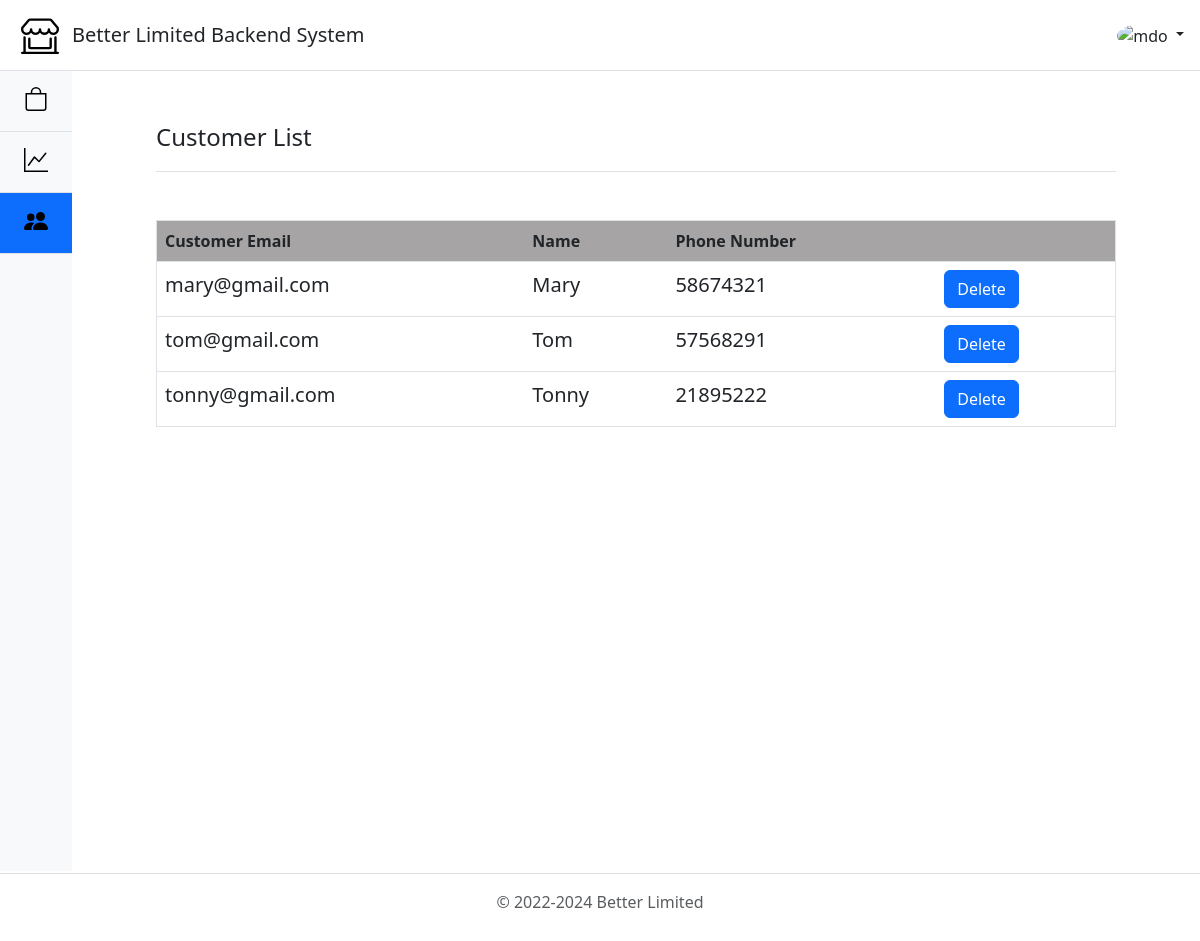
Screenshot of /manager/Customer.php (signed in) with the database file from the repository.
### tables this page shows
CREATE TABLE `Customer` (
  `customerEmail` varchar(50) NOT NULL,
  `customerName` varchar(100) NOT NULL,
  `phoneNumber` varchar(255) DEFAULT NULL
);

### manager/Customer.php (the view, shortened to what this page needs)
<!doctype html>
<html lang="en">
  <head>
  </head>
  <link href="../css/style.css" rel="stylesheet">
  <link href="../css/bootstrap-main.css" rel="stylesheet">
<body>
  <?php include_once '../include/bootstrapImage.php';
        include_once 'include/ManagerHeader.php';
  ?>
  <main class="d-flex flex-nowrap">
      <div class="d-flex flex-column flex-shrink-0 bg-light" style="width: 4.5rem;">
        <ul class="nav nav-pills nav-flush flex-column mb-auto text-center">
          <li class="nav-item">
            <a href="ProductItem.php" class="nav-link py-3 border-bottom rounded-0" aria-current="page" title="Product Item" data-bs-toggle="tooltip" data-bs-placement="right">
              <svg class="bi pe-none" width="24" height="24" role="img" aria-label="Item"><use xlink:href="#Item"/></svg>
            </a>
          </li>
          <li>
            <a href="MonthlyReport.php" class="nav-link py-3 border-bottom rounded-0" title="Monthly Report" data-bs-toggle="tooltip" data-bs-placement="right">
              <svg class="bi pe-none" width="24" height="24" role="img" aria-label="Chart"><use xlink:href="#Chart"/></svg>
            </a>
          </li>
          <li>
            <a href="Customer.php" class="nav-link active py-3 border-bottom rounded-0" title="Customer" data-bs-toggle="tooltip" data-bs-placement="right">
              <svg class="bi pe-none" width="24" height="24" role="img" aria-label="Customer"><use xlink:href="#Customer"/></svg>
            </a>
          </li>
        </ul>
      </div>
    <div class="MainContent col-lg-8 py-md-5 mx-auto" style="width:80%" >
      <div class="d-flex align-items-center pb-3 mb-5 border-bottom">
        <a h\class="d-flex align-items-center text-dark text-decoration-none">
          <span class="fs-4">Customer List</span>
        </a>
      </div>
      <table class="table">
        <thead>
          <tr>
            <th>Customer Email</th>
            <th>Name</th>
            <th>Phone Number</th>
            <th> </th>
          </tr>
        </thead>
        <tbody>
          <?php
            require_once("../conn/conn.php");
            $sql = "SELECT * from Customer";
            $rs = mysqli_query($conn, $sql)
              or die (mysqli_error($conn));
            while($rc = mysqli_fetch_assoc($rs)){
              echo "<tr>";
              echo "<td>" . $rc["customerEmail"] . "</td>";
              echo "<td>". $rc["customerName"] . "</td>";
              echo "<td>". $rc["phoneNumber"] . "</td>";
              echo "<td><button type='button' class='btn btn-primary' id='{$rc["customerEmail"]}'  onclick='setModalValue(id)' data-bs-toggle='modal' data-bs-target='#exampleModal' data-bs-whatever='@mdo'>Delete</button></td>";
              echo "</tr>";
            }
          ?>
        </tbody>
      </table>
  </main>
  <?php include_once '../include/Footer.php';?>
</body>
</html>

### css/style.css (style rules this page uses)
body { min-height: 100vh; min-height: -webkit-fill-available; font-family: 'Segoe UI', Tahoma, Geneva, Verdana, sans-serif; margin: 0; }
html { height: -webkit-fill-available; }
main { height: 100vh; height: -webkit-fill-available; max-height: 100vh; overflow-x: auto; overflow-y: hidden; }
.bi { vertical-align: -.125em; }
.table thead tr th { background-color: rgb(166, 164, 164); }
table td { font-size: 20px; }
table { border: thin solid black; width: auto; height: auto; }

### rows the page displays
customer: customerEmail "mary@gmail.com", customerName "Mary", phoneNumber "58674321"
customer: customerEmail "tom@gmail.com", customerName "Tom", phoneNumber "57568291"
customer: customerEmail "tonny@gmail.com", customerName "Tonny", phoneNumber "21895222"
